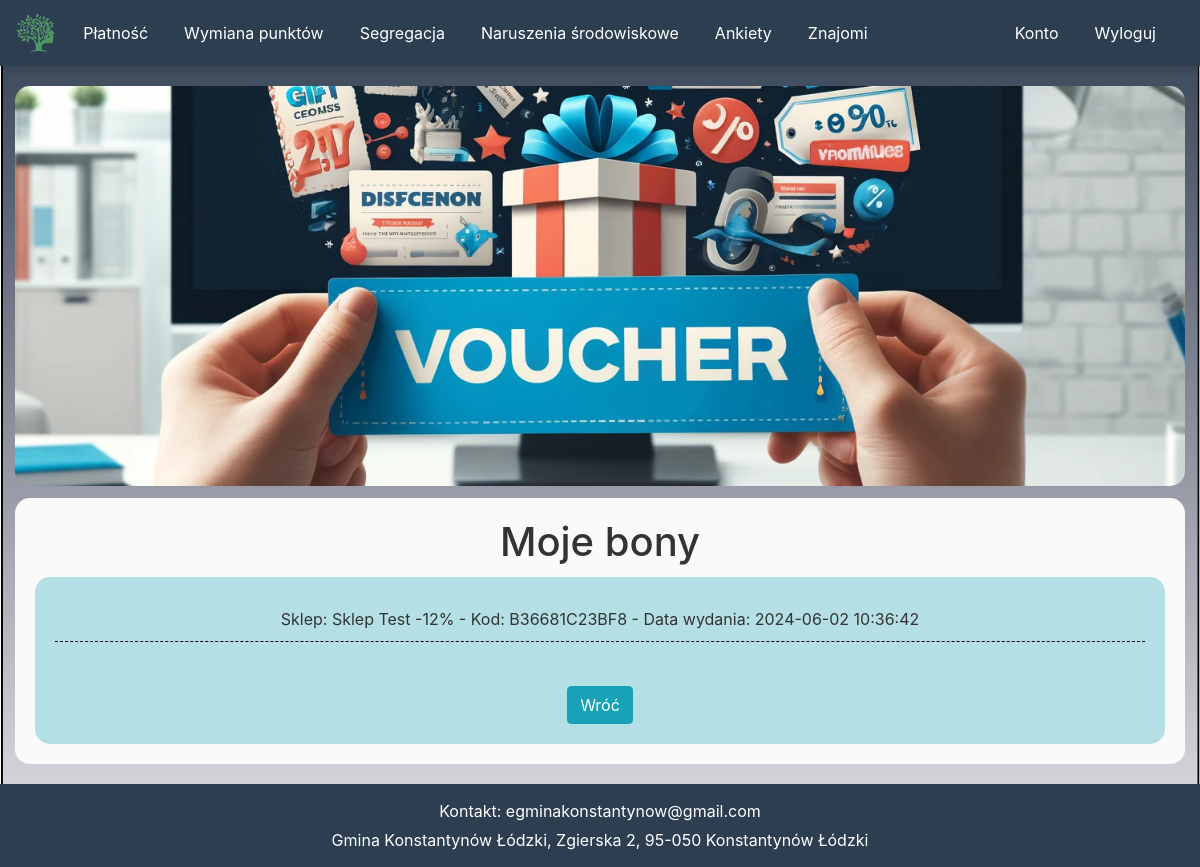
/my-vouchers (signed in), run on the app's committed database.
### website/models.py (models this page shows)
class Voucher(db.Model):
    id = db.Column(db.Integer, primary_key=True)
    user_id = db.Column(db.Integer, db.ForeignKey('user.id'))
    store_name = db.Column(db.String(100))
    code = db.Column(db.String(100))
    creation_time = db.Column(db.DateTime, default=db.func.current_timestamp())

### website/views.py (the view)
@views.route('/my-vouchers', methods=['GET'])
@login_required
def my_vouchers():
    vouchers = current_user.vouchers
    return render_template('my_vouchers.html', user=current_user, vouchers=vouchers)

### website/templates/my_vouchers.html (shortened to what this page needs)
{% extends "base.html" %}
{% block content %}
<div class="banner"></div>
<div id="container">
    <h1>Moje bony</h1>
    <div class="box">
    {% if vouchers %}
        {% for voucher in vouchers %}
        <div class="voucher-item">
            Sklep: {{ voucher.store_name }} - Kod: {{ voucher.code }} - Data wydania: {{ voucher.creation_time }}
        </div>
        {% endfor %}
    {% else %}
        <p>Nie masz żadnych bonów.</p>
    {% endif %}
        <br>
        <a class="btn btn-info" href="{{ url_for('views.exchange_points') }}">Wróć</a>
    </div>
</div>
{% endblock %}

### data on the page
Voucher: store_name "Sklep Test -12%", code "B36681C23BF8", creation_time "2024-06-02 10:36:42"
